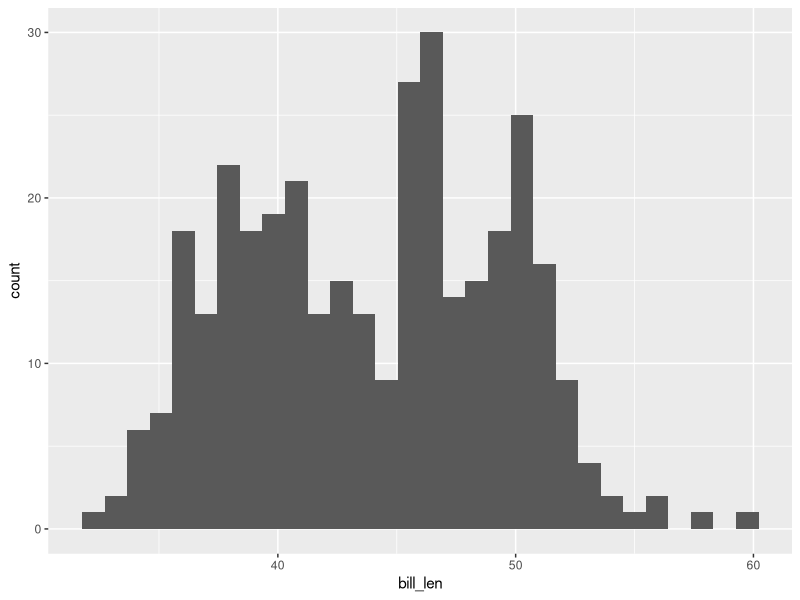

Source code (R):
## ---- chunk 1
#| label: setup
#| message: false

library(tidyverse)
## ---- chunk 2
glimpse(penguins)
mean(penguins$bill_len,
     na.rm = TRUE)
## ---- chunk 3
ggplot(penguins, aes(x = bill_len)) +
  geom_histogram()
